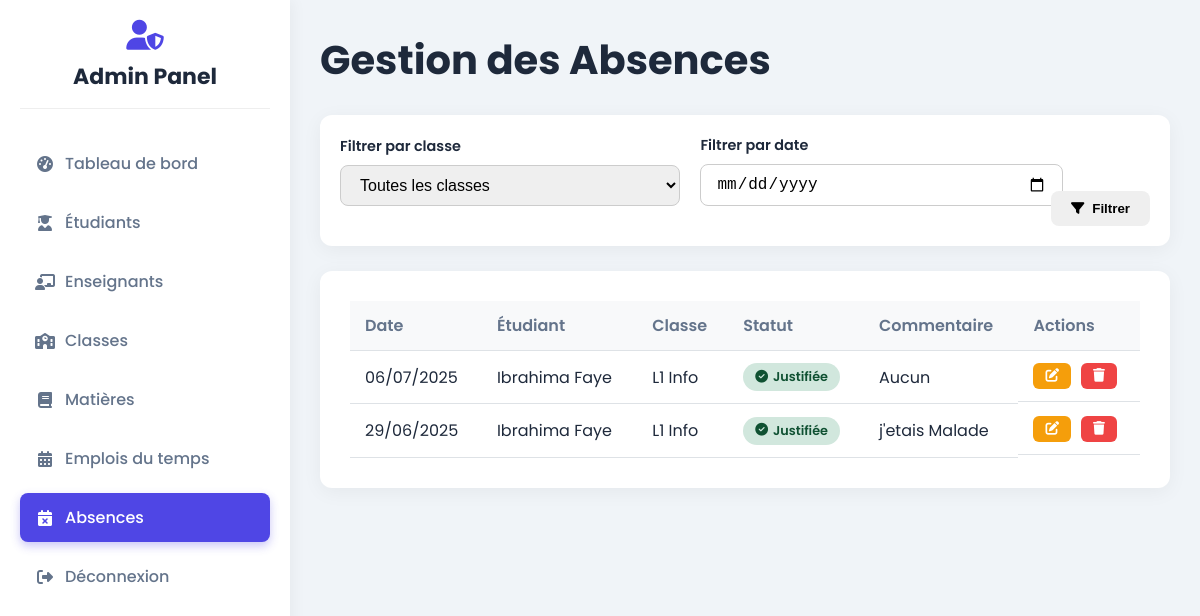
The app's page /admin/absences.php (signed in) with its own data.
### tables this page shows
CREATE TABLE IF NOT EXISTS `absences` (
  `id` int NOT NULL AUTO_INCREMENT,
  `etudiant_id` int DEFAULT NULL,
  `date` date DEFAULT NULL,
  `justifie` tinyint(1) DEFAULT '0',
  `commentaire` text,
  PRIMARY KEY (`id`),
  KEY `etudiant_id` (`etudiant_id`)
);

CREATE TABLE IF NOT EXISTS `utilisateurs` (
  `id` int NOT NULL AUTO_INCREMENT,
  `nom` varchar(100) DEFAULT NULL,
  `prenom` varchar(100) DEFAULT NULL,
  `email` varchar(100) DEFAULT NULL,
  `mot_de_passe` varchar(255) DEFAULT NULL,
  `role` enum('admin','enseignant','etudiant') DEFAULT NULL,
  `statut` enum('actif','inactif') DEFAULT 'actif',
  PRIMARY KEY (`id`),
  UNIQUE KEY `email` (`email`)
);

CREATE TABLE IF NOT EXISTS `classes` (
  `id` int NOT NULL AUTO_INCREMENT,
  `nom` varchar(50) DEFAULT NULL,
  `niveau` varchar(50) DEFAULT NULL,
  `annee_scolaire` varchar(20) DEFAULT NULL,
  PRIMARY KEY (`id`)
);

### admin/absences.php (the view, shortened to what this page needs)
<?php
require_once '../config/db.php';
$filter_date = isset($_GET['date']) ? $_GET['date'] : null;
$sql = "
    SELECT a.id, a.date, a.justifie, a.commentaire,
           u.nom, u.prenom,
           c.nom as classe_nom
    FROM absences a
    JOIN etudiants e ON a.etudiant_id = e.id
    JOIN utilisateurs u ON e.utilisateur_id = u.id
    JOIN classes c ON e.classe_id = c.id
";
$params = [];
$sql .= " ORDER BY a.date DESC, c.nom, u.nom, u.prenom";
$stmt = $pdo->prepare($sql);
$stmt->execute($params);
$absences = $stmt->fetchAll(PDO::FETCH_ASSOC);
?>
<!DOCTYPE html>
<html lang="fr">
<head>
    <link rel="stylesheet" href="https://cdnjs.cloudflare.com/ajax/libs/font-awesome/6.4.0/css/all.min.css">
</head>
<body>
<div class="dashboard-container">
    <aside class="sidebar">
        <div class="admin-header"><i class="fas fa-user-shield"></i><h2>Admin Panel</h2></div>
        <ul>
            <li><a href="dashboard.php"><i class="fas fa-tachometer-alt"></i> Tableau de bord</a></li>
            <li><a href="etudiants.php"><i class="fas fa-user-graduate"></i> Étudiants</a></li>
            <li><a href="enseignants.php"><i class="fas fa-chalkboard-teacher"></i> Enseignants</a></li>
            <li><a href="classes.php"><i class="fas fa-school"></i> Classes</a></li>
            <li><a href="matieres.php"><i class="fas fa-book"></i> Matières</a></li>
            <li><a href="emploi.php"><i class="fas fa-calendar-alt"></i> Emplois du temps</a></li>
            <li><a href="absences.php" class="active"><i class="fas fa-calendar-times"></i> Absences</a></li>
            <li><a href="../auth/logout.php"><i class="fas fa-sign-out-alt"></i> Déconnexion</a></li>
        </ul>
    </aside>
    <main class="main-content">
        <div class="page-header">
            <h1>Gestion des Absences</h1>
        </div>
        <div class="filter-bar">
            <form action="absences.php" method="GET" style="display:contents;">
                <div class="form-group"><label for="filter_classe">Filtrer par classe</label><select name="classe_id" id="filter_classe" class="form-control"><option value="">Toutes les classes</option></select></div>
                <div class="form-group"><label for="filter_date">Filtrer par date</label><input type="date" name="date" id="filter_date" class="form-control" value="<?= htmlspecialchars($filter_date ?? '') ?>"></div>
                <button type="submit" class="btn btn-primary" style="align-self: flex-end;"><i class="fas fa-filter"></i> Filtrer</button>
            </form>
        </div>
        <div class="table-container">
            <table>
                <thead>
                    <tr>
                        <th>Date</th>
                        <th>Étudiant</th>
                        <th>Classe</th>
                        <th>Statut</th>
                        <th>Commentaire</th>
                        <th>Actions</th>
                    </tr>
                </thead>
                <tbody>
                    <?php if (empty($absences)): ?>
                        <tr><td colspan="6" style="text-align:center;">Aucune absence trouvée pour les filtres sélectionnés.</td></tr>
                    <?php else: ?>
                        <?php foreach ($absences as $absence): ?>
                            <tr>
                                <td><?= date('d/m/Y', strtotime($absence['date'])) ?></td>
                                <td><?= htmlspecialchars($absence['prenom'] . ' ' . $absence['nom']) ?></td>
                                <td><?= htmlspecialchars($absence['classe_nom']) ?></td>
                                <td>
                                    <?php if ($absence['justifie']): ?>
                                        <span class="status-badge justifie"><i class="fas fa-check-circle"></i> Justifiée</span>
                                    <?php else: ?>
                                        <span class="status-badge non-justifie"><i class="fas fa-exclamation-triangle"></i> Non justifiée</span>
                                    <?php endif; ?>
                                </td>
                                <td><?= htmlspecialchars($absence['commentaire'] ?: 'Aucun') ?></td>
                                <td class="action-btns">
                                    <button class="btn btn-sm editBtn" style="background:#f59e0b; color:white;"
                                            data-id="<?= $absence['id'] ?>"
                                            data-justifie="<?= $absence['justifie'] ?>"
                                            data-commentaire="<?= htmlspecialchars($absence['commentaire']) ?>">
                                        <i class="fas fa-edit"></i>
                                    </button>
                                    <a href="absences.php?action=delete&id=<?= $absence['id'] ?>" class="btn btn-sm" style="background:var(--danger-color); color:white;" onclick="return confirm('Voulez-vous vraiment supprimer cette absence ?');"><i class="fas fa-trash"></i></a>
                                </td>
                            </tr>
                        <?php endforeach; ?>
                    <?php endif; ?>
                </tbody>
            </table>
        </div>
    </main>
</div>
</body>
</html>

### admin/absences.php (style rules this page uses)
:root { --sidebar-bg:#fff;--main-bg:#f0f4f8;--text-dark:#1e293b;--text-light:#64748b;--primary-color:#4f46e5;--primary-light:rgba(79,70,229,.1);--success-color:#10b981;--danger-color:#ef4444;--warning-color:#f59e0b;--white:#fff; }
body { background-color:var(--main-bg);margin:0;font-family:'Poppins',sans-serif;color:var(--text-dark); }
.dashboard-container { display:flex; }
.sidebar { width:250px;background:var(--sidebar-bg);color:#333;min-height:100vh;padding:20px;box-shadow:2px 0 15px rgba(0,0,0,.05);position:fixed;top:0;left:0; }
.sidebar .admin-header { text-align:center;margin-bottom:30px;padding-bottom:15px;border-bottom:1px solid #eee; }
.sidebar .admin-header i { font-size:30px;color:var(--primary-color);margin-bottom:10px; }
.sidebar .admin-header h2 { margin:0;font-size:22px;color:var(--text-dark); }
.sidebar ul { list-style:none;padding:0; }
.sidebar ul li { margin:10px 0; }
.sidebar ul li a { color:var(--text-light);text-decoration:none;font-weight:500;display:flex;align-items:center;padding:12px 15px;border-radius:8px;transition:all .3s ease; }
.sidebar ul li a i { margin-right:10px;width:20px;text-align:center; }
.sidebar ul li a.active,.sidebar ul li a:hover { background:var(--primary-color);color:var(--white);box-shadow:0 4px 10px rgba(79,70,229,.3); }
.main-content { margin-left:290px;padding:30px;width:calc(100% - 250px); }
.page-header { display:flex;justify-content:space-between;align-items:center;margin-bottom:25px; }
.page-header h1 { font-size:2.5rem;font-weight:700;color:var(--text-dark);margin:0; }
.btn { display:inline-flex;align-items:center;gap:8px;padding:10px 20px;border-radius:8px;text-decoration:none;font-weight:600;transition:all .3s ease;border:none;cursor:pointer; }
.btn-sm { padding:6px 12px;font-size:.85rem;border-radius:6px; }
.filter-bar { background:var(--white);padding:20px;border-radius:12px;margin-bottom:25px;display:flex;gap:20px;align-items:center;flex-wrap:wrap;box-shadow:0 4px 20px rgba(0,0,0,.05); }
.filter-bar .form-group { display:flex;flex-direction:column;flex-grow:1; }
.filter-bar label { font-weight:600;font-size:.9rem;margin-bottom:5px; }
.filter-bar .form-control { padding:10px 15px;border-radius:8px;border:1px solid #ccc;font-size:1rem; }
.table-container { background:var(--white);padding:30px;border-radius:12px;box-shadow:0 4px 20px rgba(0,0,0,.05); }
table { width:100%;border-collapse:collapse; }
table th,table td { padding:12px 15px;text-align:left;border-bottom:1px solid #dee2e6; }
table thead th { background-color:#f8f9fa;font-weight:600;color:var(--text-light); }
.status-badge { padding:5px 12px;border-radius:20px;font-size:.8rem;font-weight:600;display:inline-flex;align-items:center;gap:5px; }
.status-badge.justifie { background:#d1e7dd;color:#0f5132; }
.action-btns { display:flex;gap:10px; }
.form-group { margin-bottom:20px; }
.form-group label { display:block;margin-bottom:8px;font-weight:600; }
.form-control { width:100%;padding:12px 15px;border:1px solid #ccc;border-radius:8px;font-size:1rem; }

### records on screen
absences: date "06/07/2025", utilisateurs.prenom+nom "Ibrahima Faye", classes.nom "L1 Info", justifie 1 (drawn), commentaire "Aucun"
absences: date "29/06/2025", utilisateurs.prenom+nom "Ibrahima Faye", classes.nom "L1 Info", justifie 1 (drawn), commentaire "j'etais Malade"
